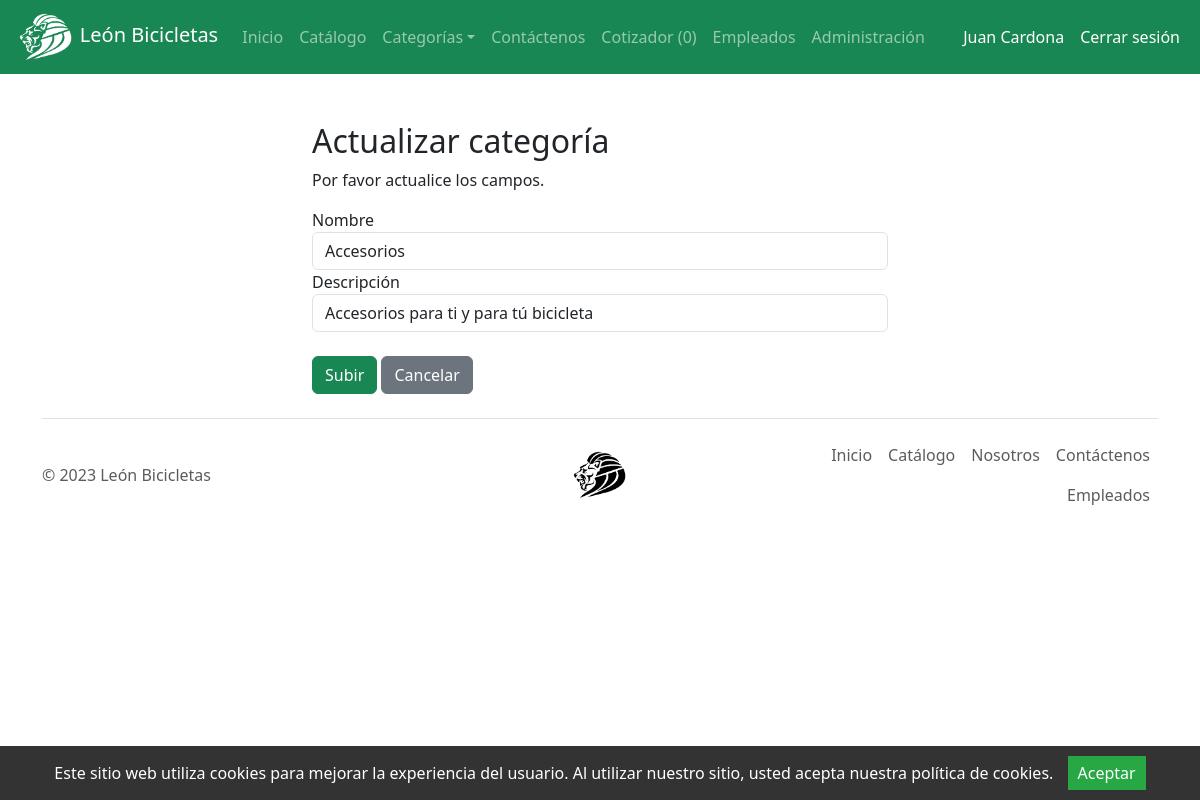
The page /es/back/CATEGORIA/update.php?id=2 (signed in) on the database its author committed.
### tables this page shows
create table categoria (
idCat int primary key auto_increment,
nomCat varchar(45),
descripcionCat varchar(100)
);

### es/back/CATEGORIA/update.php (the view, shortened to what this page needs)
<?php
require_once "../../conexion/config.php";
if (isset($_POST["id"]) && !empty($_POST["id"])) {
    $id = $_POST["id"];
    $input_nombre = trim($_POST["nombre"]);
    $input_descripcion = trim($_POST["descripcion"]);
    $sql = "UPDATE categoria SET nomCat = ?, descripcionCat = ? WHERE idCat=?";
    if ($stmt = $conn->prepare($sql)) {
        $stmt->bind_param("sss", $param_nombre, $param_descripcion, $param_id);
        $param_nombre = $input_nombre;
        $param_descripcion = $input_descripcion;
        $param_id = $id;
        if ($stmt->execute()) {
            header("location: ./index.php");
            exit();
        } else {
            echo "Ups! Algo salió mal. Intenta más tarde.";
        }
    }
    $stmt->close();
    $conn->close();
} else {
    if (isset($_GET["id"]) && !empty(trim($_GET["id"]))) {
        $sql = "SELECT * FROM categoria WHERE idCat = ?";
        if ($stmt = $conn->prepare($sql)) {
            $stmt->bind_param("i", $param_id);
            if ($stmt->execute()) {
                $result = $stmt->get_result();
                if ($result->num_rows == 1) {
                    $row = $result->fetch_array(MYSQLI_ASSOC);
                    $nombre = $row["nomCat"];
                    $descripcion = $row["descripcionCat"];
                } else {
                    header("location: error.php");
                    exit();
                }
            } else {
                echo "Ups! Algo salió mal. Intenta más tarde.";
            }
        }
    } else {
        header("location: error.php");
        exit();
    }
}
?>
<div class="wrapper">
    <div class="container-fluid">
        <div class="row">
            <div class="col-md-12">
                <h2 class="mt-5">Actualizar categoría</h2>
                <p>Por favor actualice los campos.</p>
                <form action="<?php echo
                    htmlspecialchars(basename($_SERVER['REQUEST_URI'])); ?>" method="post">
                    <div class="form-group">
                        <label>Nombre</label>
                        <input type="text" name="nombre" class="form-control" value="<?php echo $nombre ?>">
                    </div>
                    <div class="form-group">
                        <label>Descripción</label>
                        <input type="text" name="descripcion" class="form-control" value="<?php echo $descripcion ?>">
                    </div>
                    <br>
                    <input type="submit" class="btn btn-success" value="Subir">
                    <a href="./index.php" class="btn btn-secondary ml-2">Cancelar</a>
                </form>
            </div>
        </div>
    </div>
</div>
<?php
include '../../TEMPLATE/footer.php';
?>

### rows shown on the page
categoria: nombre "Accesorios", descripcion "Accesorios para ti y para tú bicicleta"

### other values the page prints
$_SESSION["nombre"] "Juan"
$_SESSION["apellido"] "Cardona"
